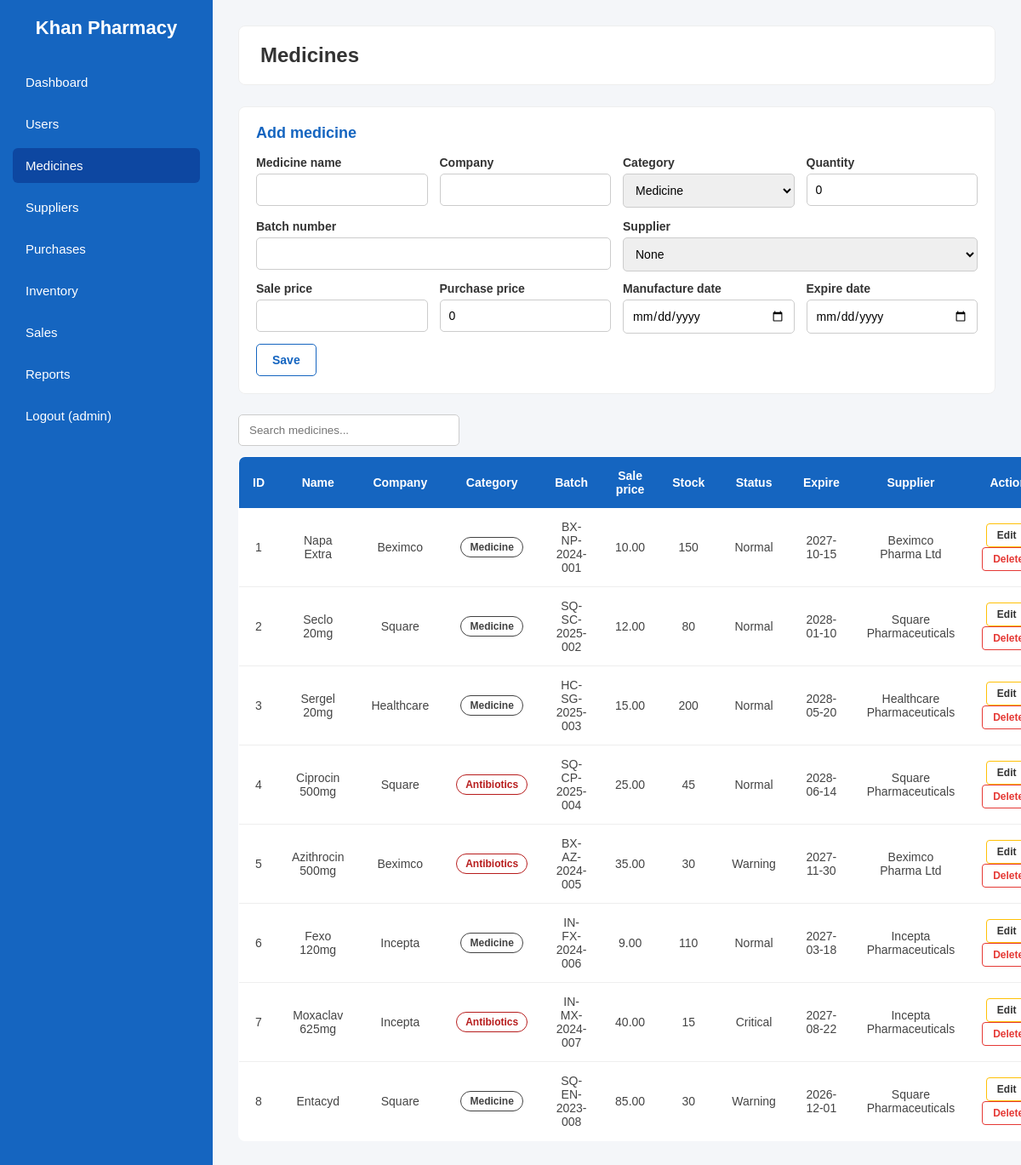
The page /medicines.php (signed in) on the database its author committed.
### tables this page shows
CREATE TABLE `medicines` (
    `medicine_id` INT AUTO_INCREMENT PRIMARY KEY,
    `medicine_name` VARCHAR(100) NOT NULL,
    `company_name` VARCHAR(100) NOT NULL,
    `category` VARCHAR(50) NOT NULL DEFAULT 'Medicine',
    `purchase_price` DECIMAL(10, 2) NOT NULL DEFAULT 0.00,
    `expire_date` DATE NOT NULL,
    `manufacture_date` DATE NOT NULL,
    `supplier_id` INT DEFAULT NULL,
    `sale_price` DECIMAL(10, 2) NOT NULL,
    `batch_number` VARCHAR(50) NOT NULL DEFAULT '',
    CONSTRAINT `fk_medicine_supplier` FOREIGN KEY (`supplier_id`) REFERENCES `suppliers`(`supplier_id`) ON DELETE SET NULL
);

CREATE TABLE `inventory` (
    `inventory_id` INT AUTO_INCREMENT PRIMARY KEY,
    `medicine_id` INT NOT NULL UNIQUE,
    `current_stock` INT NOT NULL DEFAULT 0,
    `stock_status` ENUM('Normal', 'Warning', 'Critical') NOT NULL DEFAULT 'Normal',
    `updated_by` INT DEFAULT NULL,
    `updated_at` TIMESTAMP DEFAULT CURRENT_TIMESTAMP ON UPDATE CURRENT_TIMESTAMP,
    CONSTRAINT `fk_inventory_medicine` FOREIGN KEY (`medicine_id`) REFERENCES `medicines`(`medicine_id`) ON DELETE CASCADE,
    CONSTRAINT `fk_inventory_user` FOREIGN KEY (`updated_by`) REFERENCES `users`(`user_id`) ON DELETE SET NULL
);

CREATE TABLE `suppliers` (
    `supplier_id` INT AUTO_INCREMENT PRIMARY KEY,
    `supplier_name` VARCHAR(100) NOT NULL,
    `contact_number` VARCHAR(20) NOT NULL,
    `company_name` VARCHAR(100) NOT NULL
);

### includes/auth.php (called while the page is built, shortened)
<?php
function h($text)
{
    return htmlspecialchars((string) $text, ENT_QUOTES, "UTF-8");
}
function medicine_category_label($category)
{
    return $category;
}
function medicine_badge_class($category)
{
    return strtolower(medicine_category_label($category));
}

### medicines.php (the view, shortened to what this page needs)
<?php
require_once "includes/db.php";
require_once "includes/auth.php";
$edit = null;
$rows = $conn->query(
    "SELECT m.*, s.supplier_name, COALESCE(i.current_stock, 0) AS current_stock, i.stock_status
     FROM medicines m
     LEFT JOIN suppliers s ON m.supplier_id = s.supplier_id
     LEFT JOIN inventory i ON m.medicine_id = i.medicine_id
     ORDER BY m.medicine_id"
)->fetch_all(MYSQLI_ASSOC);
require_once "includes/header.php";
$edit_category = medicine_category_label($edit["category"] ?? "Medicine");
?>
<div class="card">
    <h2><?php echo $edit ? "Edit medicine" : "Add medicine"; ?></h2>
    <form method="post">
        <div class="form-row">
            <div class="form-group">
                <label>Medicine name</label>
                <input type="text" name="medicine_name" required value="<?php echo h($edit["medicine_name"] ?? ""); ?>">
            </div>
            <div class="form-group">
                <label>Company</label>
                <input type="text" name="company_name" required value="<?php echo h($edit["company_name"] ?? ""); ?>">
            </div>
            <div class="form-group">
                <label>Category</label>
                <select name="category">
                    <option value="Medicine" <?php echo $edit_category === "Medicine" ? "selected" : ""; ?>>Medicine</option>
                </select>
            </div>
            <?php if (!$edit) { ?>
            <div class="form-group">
                <label>Quantity</label>
                <input type="number" name="quantity" min="0" required value="0">
            </div>
            <?php } ?>
            <div class="form-group">
                <label>Batch number</label>
                <input type="text" name="batch_number" value="<?php echo h($edit["batch_number"] ?? ""); ?>">
            </div>
            <div class="form-group">
                <label>Supplier</label>
                <select name="supplier_id">
                    <option value="">None</option>
                </select>
            </div>
        </div>
        <div class="form-row">
            <div class="form-group">
                <label>Sale price</label>
                <input type="number" step="0.01" name="sale_price" required value="<?php echo h($edit["sale_price"] ?? ""); ?>">
            </div>
            <div class="form-group">
                <label>Purchase price</label>
                <input type="number" step="0.01" name="purchase_price" value="<?php echo h($edit["purchase_price"] ?? "0"); ?>">
            </div>
            <div class="form-group">
                <label>Manufacture date</label>
                <input type="date" name="manufacture_date" required value="<?php echo h($edit["manufacture_date"] ?? ""); ?>">
            </div>
            <div class="form-group">
                <label>Expire date</label>
                <input type="date" name="expire_date" required value="<?php echo h($edit["expire_date"] ?? ""); ?>">
            </div>
        </div>
        <div class="form-actions">
            <button type="submit" class="save-btn">Save</button>
        </div>
    </form>
</div>
<input type="text" class="search-box" data-table="data-table" placeholder="Search medicines...">
<table id="data-table">
    <thead>
        <tr>
            <th>ID</th>
            <th>Name</th>
            <th>Company</th>
            <th>Category</th>
            <th>Batch</th>
            <th>Sale price</th>
            <th>Stock</th>
            <th>Status</th>
            <th>Expire</th>
            <th>Supplier</th>
            <th>Action</th>
        </tr>
    </thead>
    <tbody>
        <?php foreach ($rows as $row) { ?>
        <tr>
            <td><?php echo (int) $row["medicine_id"]; ?></td>
            <td><?php echo h($row["medicine_name"]); ?></td>
            <td><?php echo h($row["company_name"]); ?></td>
            <td>
                <span class="badge badge-<?php echo h(medicine_badge_class($row["category"])); ?>"><?php echo h(medicine_category_label($row["category"])); ?></span>
            </td>
            <td><?php echo h($row["batch_number"]); ?></td>
            <td><?php echo number_format((float) $row["sale_price"], 2); ?></td>
            <td><?php echo (int) $row["current_stock"]; ?></td>
            <td><?php echo h($row["stock_status"] ?? "Normal"); ?></td>
            <td><?php echo h($row["expire_date"]); ?></td>
            <td><?php echo h($row["supplier_name"] ?? ""); ?></td>
            <td>
                <a class="edit" href="medicines.php?edit=<?php echo (int) $row["medicine_id"]; ?>">Edit</a>
                <form method="post" class="delete-form" style="display:inline">
                    <button type="submit" class="delete">Delete</button>
                </form>
            </td>
        </tr>
        <?php } ?>
    </tbody>
</table>
<?php require_once "includes/footer.php"; ?>

### css/style.css (style rules this page uses)
* { margin: 0; padding: 0; box-sizing: border-box; font-family: Arial, Helvetica, sans-serif; }
body { display: flex; background: #f4f6f9; min-height: 100vh; }
.card { background: white; padding: 20px; border-radius: 8px; border: 1px solid #eee; margin-bottom: 24px; }
.card h2 { font-size: 18px; color: #1565C0; margin-bottom: 16px; }
.form-row { display: flex; flex-wrap: wrap; gap: 14px; margin-bottom: 12px; }
.form-group { display: flex; flex-direction: column; gap: 5px; flex: 1; min-width: 180px; }
.form-group label { font-size: 14px; font-weight: bold; color: #333; }
.form-group input, .form-group select, .form-group textarea { padding: 10px; border: 1px solid #ccc; border-radius: 5px; font-size: 14px; }
.form-actions { display: flex; gap: 10px; margin-top: 10px; }
.save-btn, .add-btn { background: transparent; color: #1565C0; border: 1px solid #1565C0; padding: 10px 18px; border-radius: 5px; cursor: pointer; font-weight: bold; font-size: 14px; }
.search-box { padding: 10px 12px; border: 1px solid #ccc; border-radius: 5px; width: 260px; margin-bottom: 12px; }
table { width: 100%; border-collapse: collapse; background: white; border-radius: 8px; overflow: hidden; border: 1px solid #eee; }
th { background: #1565C0; color: white; padding: 14px 16px; text-align: center; font-size: 14px; }
td { padding: 14px 16px; text-align: center; border-bottom: 1px solid #eee; font-size: 14px; color: #444; }
.edit { background: transparent; color: #333; border: 1px solid #FFC107; padding: 6px 12px; border-radius: 4px; cursor: pointer; font-weight: bold; font-size: 12px; text-decoration: none; margin-right: 4px; display: inline-block; }
.delete { background: transparent; color: #E53935; border: 1px solid #E53935; padding: 6px 12px; border-radius: 4px; cursor: pointer; font-weight: bold; font-size: 12px; }
.badge { padding: 4px 10px; border-radius: 12px; font-size: 12px; font-weight: bold; display: inline-block; }
.badge-medicine { background: transparent; color: #424242; border: 1px solid #424242; }
.badge-antibiotics { background: transparent; color: #B71C1C; border: 1px solid #B71C1C; }

### rows shown on the page
medicines: medicine_id "1", medicine_name "Napa Extra", company_name "Beximco", category "Medicine", batch_number "BX-NP-2024-001", sale_price "10.00", current_stock "150", inventory.stock_status "Normal", expire_date "2027-10-15", supplier.supplier_name "Beximco Pharma Ltd"
medicines: medicine_id "2", medicine_name "Seclo 20mg", company_name "Square", category "Medicine", batch_number "SQ-SC-2025-002", sale_price "12.00", current_stock "80", inventory.stock_status "Normal", expire_date "2028-01-10", supplier.supplier_name "Square Pharmaceuticals"
medicines: medicine_id "3", medicine_name "Sergel 20mg", company_name "Healthcare", category "Medicine", batch_number "HC-SG-2025-003", sale_price "15.00", current_stock "200", inventory.stock_status "Normal", expire_date "2028-05-20", supplier.supplier_name "Healthcare Pharmaceuticals"
medicines: medicine_id "4", medicine_name "Ciprocin 500mg", company_name "Square", category "Antibiotics", batch_number "SQ-CP-2025-004", sale_price "25.00", current_stock "45", inventory.stock_status "Normal", expire_date "2028-06-14", supplier.supplier_name "Square Pharmaceuticals"
medicines: medicine_id "5", medicine_name "Azithrocin 500mg", company_name "Beximco", category "Antibiotics", batch_number "BX-AZ-2024-005", sale_price "35.00", current_stock "30", inventory.stock_status "Warning", expire_date "2027-11-30", supplier.supplier_name "Beximco Pharma Ltd"
medicines: medicine_id "6", medicine_name "Fexo 120mg", company_name "Incepta", category "Medicine", batch_number "IN-FX-2024-006", sale_price "9.00", current_stock "110", inventory.stock_status "Normal", expire_date "2027-03-18", supplier.supplier_name "Incepta Pharmaceuticals"
medicines: medicine_id "7", medicine_name "Moxaclav 625mg", company_name "Incepta", category "Antibiotics", batch_number "IN-MX-2024-007", sale_price "40.00", current_stock "15", inventory.stock_status "Critical", expire_date "2027-08-22", supplier.supplier_name "Incepta Pharmaceuticals"
medicines: medicine_id "8", medicine_name "Entacyd", company_name "Square", category "Medicine", batch_number "SQ-EN-2023-008", sale_price "85.00", current_stock "30", inventory.stock_status "Warning", expire_date "2026-12-01", supplier.supplier_name "Square Pharmaceuticals"

### other values the page prints
$_SESSION["username"] "admin"
$page_title "Medicines"
